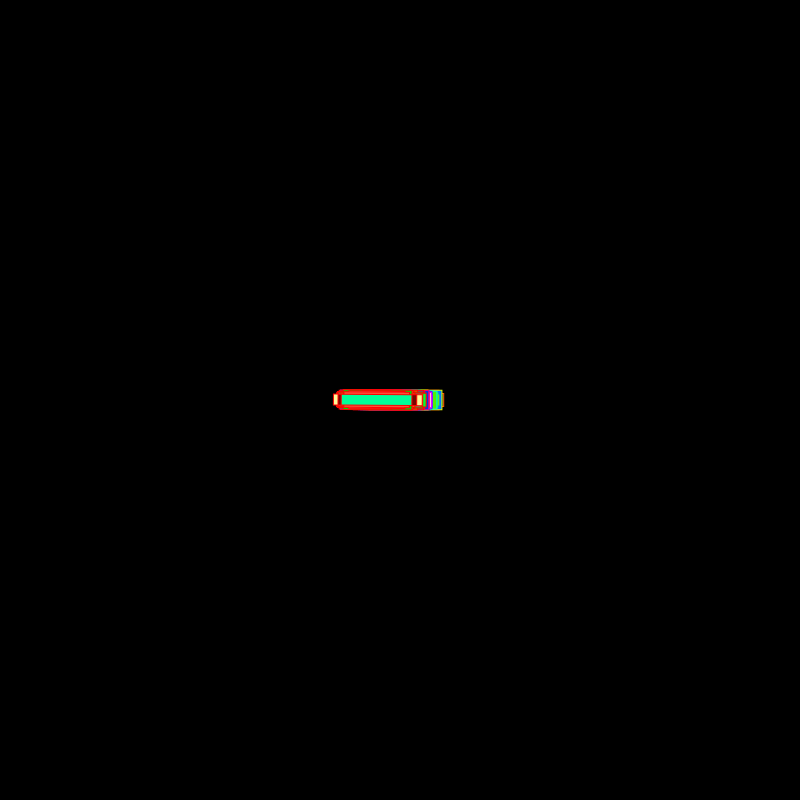
Frame 1 (no input)
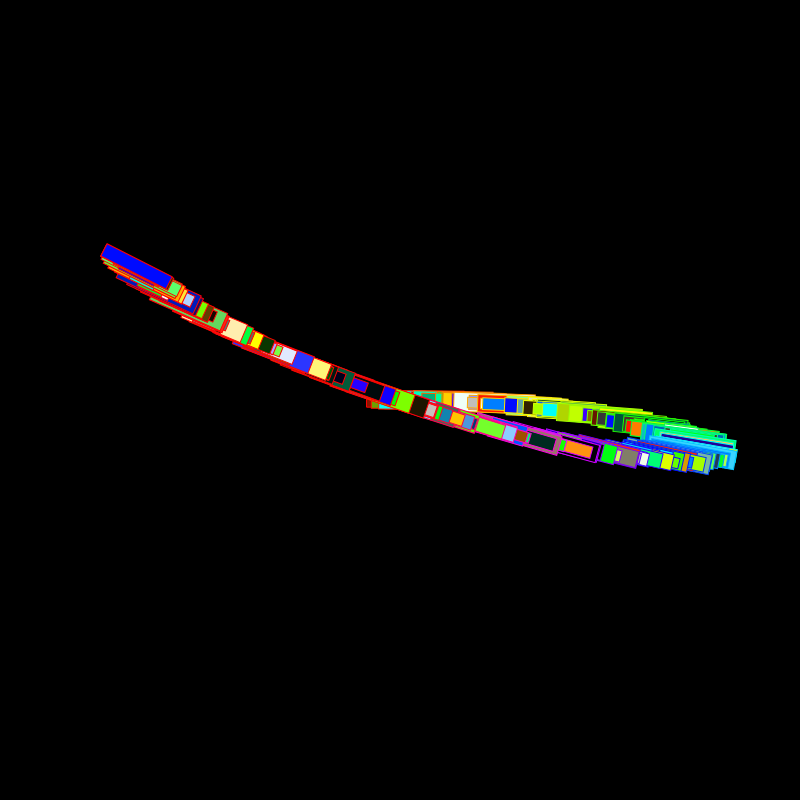
Frame 60 (no input)
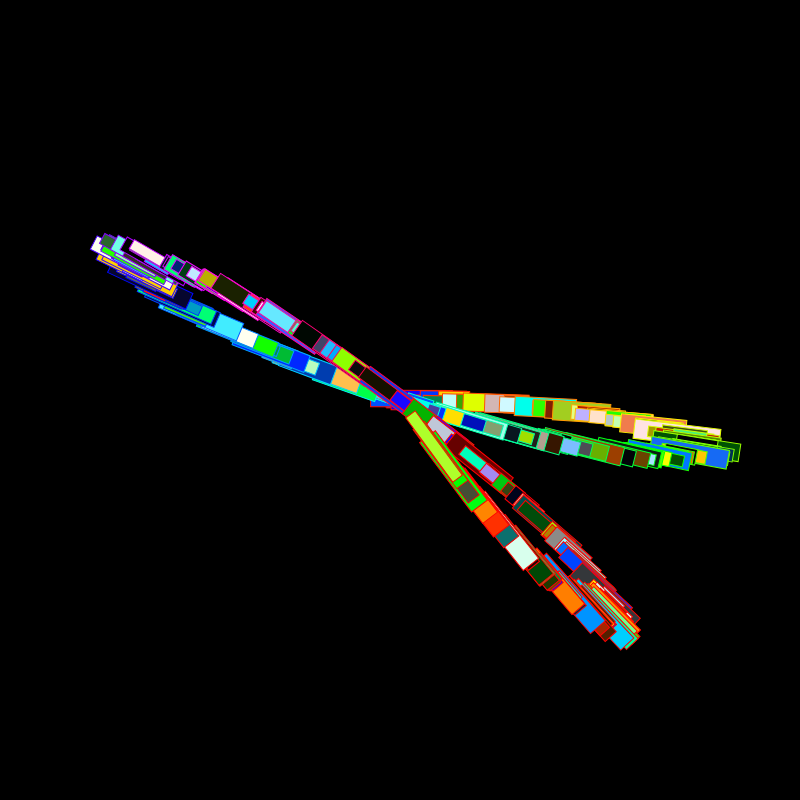
Frame 120 (the mouse pressed at the canvas centre since frame 60)

The p5.js sketch that drew these frames (run headless with seeded random() and noise() and a simulated clock; from frame 60 on, the mouse is pressed at the canvas centre):

// p5.js sketch
// ── sketch.js
/* DM3008 Generative Art, Ashley Hi 2026
 * Week 4 - Waves & Distribution
 * Wave Composition C
*/

var magnify = 300; // how big we want the rose to be
var rotation = 180;
var radius = 50;
var elements = 256; // no. of elements to draw

function setup() {
  createCanvas(800, 800);
  rectMode(CENTER);
  colorMode(HSB);
}
 
function draw() {
  background(0);
    
  radius = map(frameCount - 2, 0, width, 0, 10);
  rotation = map(frameCount / 10, 0, height, 0, 10);
  
  var spacing = TWO_PI/elements; // how far apart each 'node' will be
  translate(width*0.5, height*0.5); // translate the whole sketch to the centre of the screen
  
  for (var i = 0; i < elements ;i++) {
      stroke(i*2, 255, 255);
      fill(random(0, 255), random(0, 255), random(0, 255));
      
      push();
      rotate(spacing * i * rotation);
      translate(sin(spacing*i*radius) * magnify, 0); 
      //comment out the line above and swap for the line below for uneven spacing
      //translate(i * 5 ,0);
      rect(0, 0, random(20, 90), random(10, 20));
      pop();
  }
}
